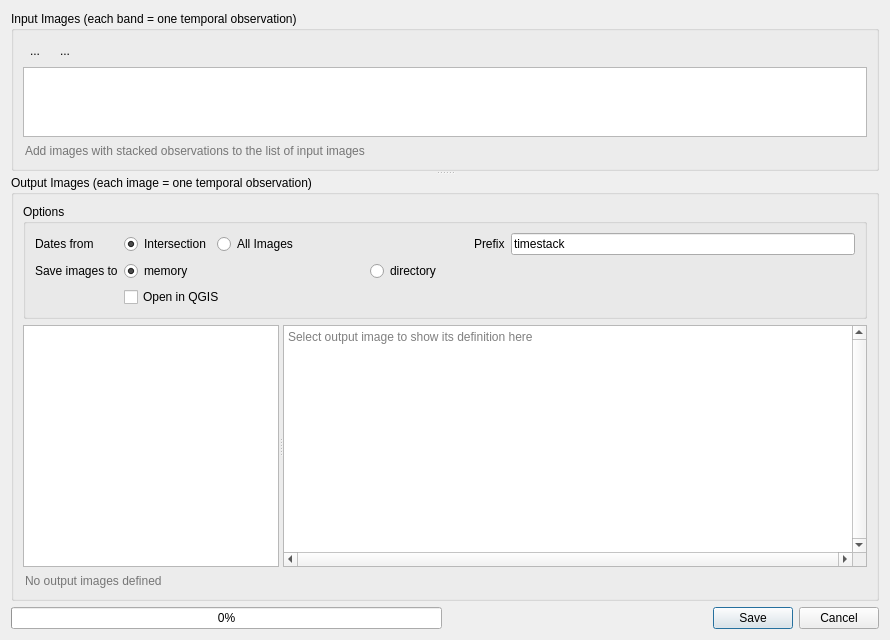
<?xml version="1.0" encoding="UTF-8"?>
<ui version="4.0">
 <class>Dialog</class>
 <widget class="QDialog" name="Dialog">
  <property name="geometry">
   <rect>
    <x>0</x>
    <y>0</y>
    <width>890</width>
    <height>640</height>
   </rect>
  </property>
  <property name="windowTitle">
   <string>Dialog</string>
  </property>
  <property name="windowIcon">
   <iconset resource="eotsv_resources.qrc">
    <normaloff>:/eotimeseriesviewer/icons/icon.svg</normaloff>:/eotimeseriesviewer/icons/icon.svg</iconset>
  </property>
  <layout class="QVBoxLayout" name="verticalLayout">
   <item>
    <widget class="QSplitter" name="splitter_2">
     <property name="orientation">
      <enum>Qt::Vertical</enum>
     </property>
     <widget class="QgsCollapsibleGroupBox" name="gbInputStacks">
      <property name="sizePolicy">
       <sizepolicy hsizetype="Preferred" vsizetype="Preferred">
        <horstretch>0</horstretch>
        <verstretch>1</verstretch>
       </sizepolicy>
      </property>
      <property name="minimumSize">
       <size>
        <width>0</width>
        <height>0</height>
       </size>
      </property>
      <property name="title">
       <string>Input Images (each band = one temporal observation)</string>
      </property>
      <property name="collapsed">
       <bool>false</bool>
      </property>
      <layout class="QVBoxLayout" name="verticalLayout_4">
       <item>
        <layout class="QHBoxLayout" name="horizontalLayout">
         <property name="topMargin">
          <number>0</number>
         </property>
         <item>
          <widget class="QToolButton" name="btnAddSourceStack">
           <property name="text">
            <string>...</string>
           </property>
           <property name="icon">
            <iconset resource="eotsv_resources.qrc">
             <normaloff>:/eotimeseriesviewer/icons/mActionAddRasterLayer.svg</normaloff>:/eotimeseriesviewer/icons/mActionAddRasterLayer.svg</iconset>
           </property>
           <property name="autoRaise">
            <bool>true</bool>
           </property>
          </widget>
         </item>
         <item>
          <widget class="QToolButton" name="btnRemoveSourceStack">
           <property name="text">
            <string>...</string>
           </property>
           <property name="icon">
            <iconset resource="eotsv_resources.qrc">
             <normaloff>:/eotimeseriesviewer/icons/mActionRemoveTSD.svg</normaloff>:/eotimeseriesviewer/icons/mActionRemoveTSD.svg</iconset>
           </property>
           <property name="autoRaise">
            <bool>true</bool>
           </property>
          </widget>
         </item>
         <item>
          <spacer name="horizontalSpacer_2">
           <property name="orientation">
            <enum>Qt::Horizontal</enum>
           </property>
           <property name="sizeHint" stdset="0">
            <size>
             <width>40</width>
             <height>20</height>
            </size>
           </property>
          </spacer>
         </item>
        </layout>
       </item>
       <item>
        <widget class="QTableView" name="tableViewSourceStacks"/>
       </item>
       <item>
        <widget class="QLineEdit" name="tbInfoInputImages">
         <property name="autoFillBackground">
          <bool>false</bool>
         </property>
         <property name="styleSheet">
          <string notr="true">background-color: transparent;</string>
         </property>
         <property name="text">
          <string/>
         </property>
         <property name="frame">
          <bool>false</bool>
         </property>
         <property name="readOnly">
          <bool>true</bool>
         </property>
         <property name="placeholderText">
          <string>Add images with stacked observations to the list of input images</string>
         </property>
        </widget>
       </item>
      </layout>
     </widget>
     <widget class="QgsCollapsibleGroupBox" name="gbOutputImages">
      <property name="sizePolicy">
       <sizepolicy hsizetype="Preferred" vsizetype="Preferred">
        <horstretch>0</horstretch>
        <verstretch>2</verstretch>
       </sizepolicy>
      </property>
      <property name="title">
       <string>Output Images (each image = one temporal observation)</string>
      </property>
      <property name="collapsed">
       <bool>false</bool>
      </property>
      <layout class="QVBoxLayout" name="verticalLayout_3">
       <item>
        <widget class="QgsCollapsibleGroupBox" name="mGroupBox">
         <property name="title">
          <string>Options</string>
         </property>
         <property name="collapsed">
          <bool>false</bool>
         </property>
         <layout class="QGridLayout" name="gridLayout_2">
          <item row="0" column="1">
           <layout class="QHBoxLayout" name="horizontalLayout_2">
            <item>
             <widget class="QRadioButton" name="rbDatesIntersection">
              <property name="text">
               <string>Intersection</string>
              </property>
              <property name="checked">
               <bool>true</bool>
              </property>
              <attribute name="buttonGroup">
               <string notr="true">buttonGroupDateMode</string>
              </attribute>
             </widget>
            </item>
            <item>
             <widget class="QRadioButton" name="rbDatesAll">
              <property name="text">
               <string>All Images</string>
              </property>
              <attribute name="buttonGroup">
               <string notr="true">buttonGroupDateMode</string>
              </attribute>
             </widget>
            </item>
            <item>
             <spacer name="horizontalSpacer_4">
              <property name="orientation">
               <enum>Qt::Horizontal</enum>
              </property>
              <property name="sizeHint" stdset="0">
               <size>
                <width>40</width>
                <height>20</height>
               </size>
              </property>
             </spacer>
            </item>
           </layout>
          </item>
          <item row="0" column="2">
           <widget class="QLabel" name="label_6">
            <property name="text">
             <string>Prefix</string>
            </property>
           </widget>
          </item>
          <item row="1" column="0">
           <widget class="QLabel" name="label_5">
            <property name="text">
             <string>Save images to</string>
            </property>
           </widget>
          </item>
          <item row="0" column="0">
           <widget class="QLabel" name="label">
            <property name="text">
             <string>Dates from</string>
            </property>
           </widget>
          </item>
          <item row="1" column="1" colspan="3">
           <layout class="QHBoxLayout" name="horizontalLayout_4">
            <property name="topMargin">
             <number>0</number>
            </property>
            <item>
             <widget class="QRadioButton" name="rbSaveInMemory">
              <property name="text">
               <string>memory</string>
              </property>
              <property name="checked">
               <bool>true</bool>
              </property>
              <attribute name="buttonGroup">
               <string notr="true">buttonGroupOutputLocation</string>
              </attribute>
             </widget>
            </item>
            <item>
             <widget class="QRadioButton" name="rbSaveInDirectory">
              <property name="text">
               <string>directory</string>
              </property>
              <attribute name="buttonGroup">
               <string notr="true">buttonGroupOutputLocation</string>
              </attribute>
             </widget>
            </item>
            <item>
             <widget class="QgsFileWidget" name="fileWidgetOutputDir">
              <property name="enabled">
               <bool>false</bool>
              </property>
              <property name="dialogTitle">
               <string>Select output directory</string>
              </property>
             </widget>
            </item>
           </layout>
          </item>
          <item row="0" column="3">
           <widget class="QLineEdit" name="tbFilePrefix">
            <property name="text">
             <string>timestack</string>
            </property>
           </widget>
          </item>
          <item row="2" column="1">
           <widget class="QCheckBox" name="cbOpenInQGIS">
            <property name="text">
             <string>Open in QGIS</string>
            </property>
           </widget>
          </item>
         </layout>
        </widget>
       </item>
       <item>
        <widget class="QSplitter" name="splitter">
         <property name="sizePolicy">
          <sizepolicy hsizetype="Expanding" vsizetype="Preferred">
           <horstretch>0</horstretch>
           <verstretch>1</verstretch>
          </sizepolicy>
         </property>
         <property name="orientation">
          <enum>Qt::Horizontal</enum>
         </property>
         <property name="childrenCollapsible">
          <bool>true</bool>
         </property>
         <widget class="QTableView" name="tableViewOutputImages">
          <property name="sizePolicy">
           <sizepolicy hsizetype="Expanding" vsizetype="Expanding">
            <horstretch>0</horstretch>
            <verstretch>0</verstretch>
           </sizepolicy>
          </property>
         </widget>
         <widget class="QPlainTextEdit" name="tbXMLPreview">
          <property name="sizePolicy">
           <sizepolicy hsizetype="Expanding" vsizetype="Expanding">
            <horstretch>2</horstretch>
            <verstretch>0</verstretch>
           </sizepolicy>
          </property>
          <property name="verticalScrollBarPolicy">
           <enum>Qt::ScrollBarAlwaysOn</enum>
          </property>
          <property name="horizontalScrollBarPolicy">
           <enum>Qt::ScrollBarAlwaysOn</enum>
          </property>
          <property name="sizeAdjustPolicy">
           <enum>QAbstractScrollArea::AdjustToContents</enum>
          </property>
          <property name="lineWrapMode">
           <enum>QPlainTextEdit::NoWrap</enum>
          </property>
          <property name="readOnly">
           <bool>true</bool>
          </property>
          <property name="placeholderText">
           <string>Select output image to show its definition here</string>
          </property>
         </widget>
        </widget>
       </item>
       <item>
        <widget class="QLineEdit" name="tbInfoOutputImages">
         <property name="autoFillBackground">
          <bool>false</bool>
         </property>
         <property name="styleSheet">
          <string notr="true">background-color:transparent;</string>
         </property>
         <property name="text">
          <string/>
         </property>
         <property name="frame">
          <bool>false</bool>
         </property>
         <property name="readOnly">
          <bool>true</bool>
         </property>
         <property name="placeholderText">
          <string>No output images defined</string>
         </property>
        </widget>
       </item>
      </layout>
     </widget>
    </widget>
   </item>
   <item>
    <layout class="QHBoxLayout" name="horizontalLayout_3">
     <property name="topMargin">
      <number>0</number>
     </property>
     <item>
      <widget class="QProgressBar" name="progressBar">
       <property name="value">
        <number>0</number>
       </property>
      </widget>
     </item>
     <item>
      <widget class="QDialogButtonBox" name="buttonBox">
       <property name="sizePolicy">
        <sizepolicy hsizetype="Expanding" vsizetype="Preferred">
         <horstretch>0</horstretch>
         <verstretch>0</verstretch>
        </sizepolicy>
       </property>
       <property name="orientation">
        <enum>Qt::Horizontal</enum>
       </property>
       <property name="standardButtons">
        <set>QDialogButtonBox::Cancel|QDialogButtonBox::Save</set>
       </property>
       <property name="centerButtons">
        <bool>false</bool>
       </property>
      </widget>
     </item>
    </layout>
   </item>
  </layout>
  <action name="actionAddSourceStack">
   <property name="icon">
    <iconset resource="eotsv_resources.qrc">
     <normaloff>:/eotimeseriesviewer/icons/mActionAddRasterLayer.svg</normaloff>:/eotimeseriesviewer/icons/mActionAddRasterLayer.svg</iconset>
   </property>
   <property name="text">
    <string>AddSourceStack</string>
   </property>
  </action>
  <action name="actionRemoveSourceStack">
   <property name="icon">
    <iconset resource="eotsv_resources.qrc">
     <normaloff>:/eotimeseriesviewer/icons/mActionRemoveTSD.svg</normaloff>:/eotimeseriesviewer/icons/mActionRemoveTSD.svg</iconset>
   </property>
   <property name="text">
    <string>removeSourceStack</string>
   </property>
  </action>
 </widget>
 <customwidgets>
  <customwidget>
   <class>QgsCollapsibleGroupBox</class>
   <extends>QGroupBox</extends>
   <header>qgscollapsiblegroupbox.h</header>
   <container>1</container>
  </customwidget>
  <customwidget>
   <class>QgsFileWidget</class>
   <extends>QWidget</extends>
   <header>qgsfilewidget.h</header>
  </customwidget>
 </customwidgets>
 <resources>
  <include location="eotsv_resources.qrc"/>
 </resources>
 <connections>
  <connection>
   <sender>buttonBox</sender>
   <signal>accepted()</signal>
   <receiver>Dialog</receiver>
   <slot>accept()</slot>
   <hints>
    <hint type="sourcelabel">
     <x>236</x>
     <y>587</y>
    </hint>
    <hint type="destinationlabel">
     <x>157</x>
     <y>274</y>
    </hint>
   </hints>
  </connection>
  <connection>
   <sender>buttonBox</sender>
   <signal>rejected()</signal>
   <receiver>Dialog</receiver>
   <slot>reject()</slot>
   <hints>
    <hint type="sourcelabel">
     <x>304</x>
     <y>587</y>
    </hint>
    <hint type="destinationlabel">
     <x>286</x>
     <y>274</y>
    </hint>
   </hints>
  </connection>
  <connection>
   <sender>rbSaveInDirectory</sender>
   <signal>toggled(bool)</signal>
   <receiver>fileWidgetOutputDir</receiver>
   <slot>setEnabled(bool)</slot>
   <hints>
    <hint type="sourcelabel">
     <x>217</x>
     <y>238</y>
    </hint>
    <hint type="destinationlabel">
     <x>375</x>
     <y>240</y>
    </hint>
   </hints>
  </connection>
 </connections>
 <buttongroups>
  <buttongroup name="buttonGroupOutputLocation"/>
  <buttongroup name="buttonGroupDateMode"/>
 </buttongroups>
</ui>
